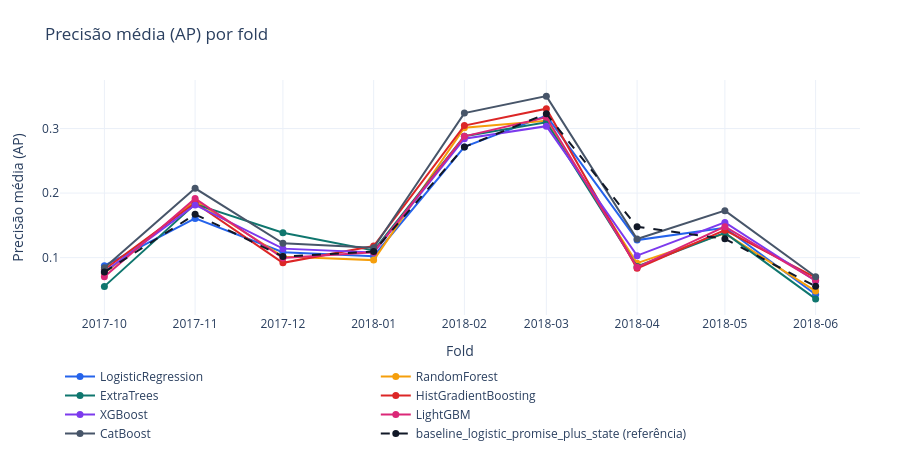
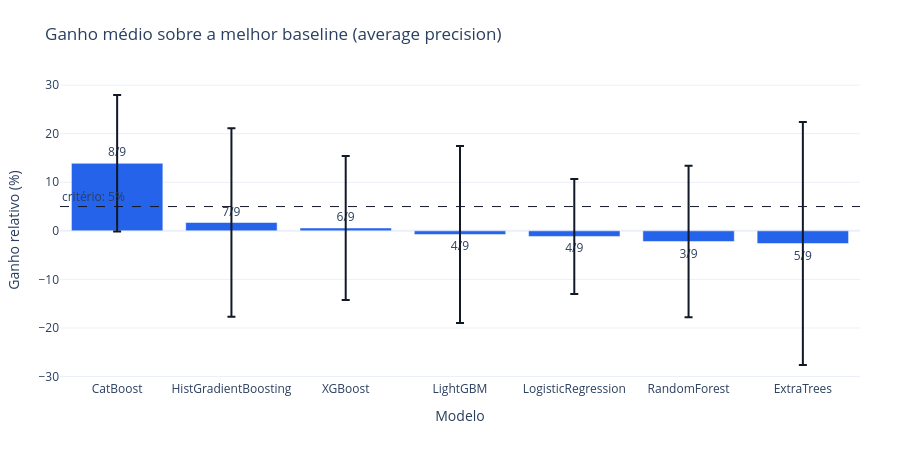
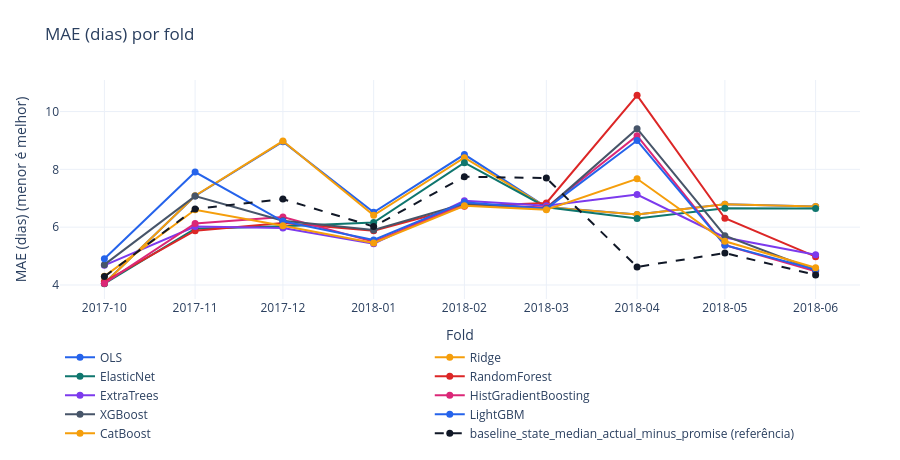
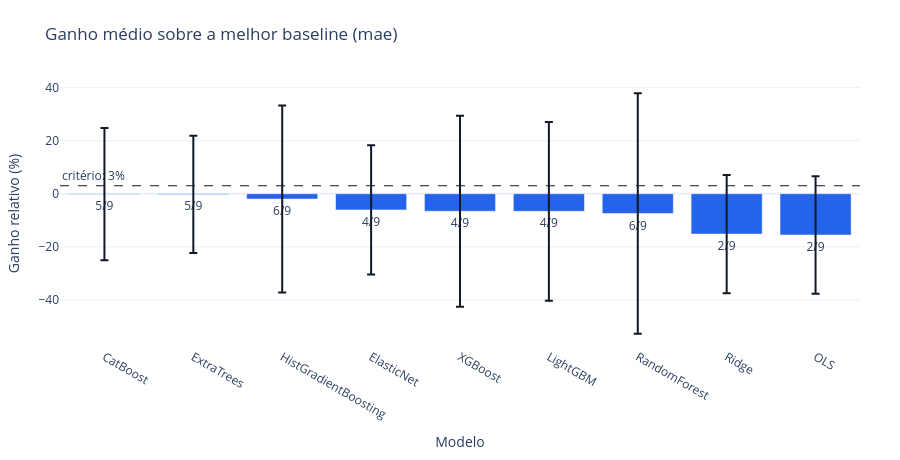

Here is the notebook cell these charts were saved with, in order:
### Markdown cell above
## Mesmo protocolo

Em cada fold, o pré-processamento é ajustado no treino e avaliado somente no mês de validação seguinte. As baselines obrigatórias (média do treino, mediana de lead time, baseline por estado, prevalência, prazo prometido e logística com prazo + estado) entram como linhas `baseline_*` em cada fold.

A política de desbalanceamento é única: nenhum modelo usa pesos de classe, e os classificadores são calibrados com regressão isotônica (Zadrozny e Elkan, 2002; Niculescu-Mizil e Caruana, 2005) (`CalibratedClassifierCV`, `cv=3`) ajustada apenas no treino de cada fold. A regressão logística usa `StandardScaler` (Pedregosa et al., 2011). O resumo mostra média e desvio entre folds, não um ranking do holdout final.

O treino pesado deste bloco é executado uma única vez e o resultado é salvo em `outputs/runs/`. Quando o notebook do outro idioma é executado, o mesmo resultado é carregado, desde que versão (`RUN_VERSION`), configuração, dados e código do pacote coincidam. Qualquer mudança em um desses elementos invalida o cache e provoca novo treino. O parâmetro `RUN_MODE` aceita `"auto"` (carrega quando o cache é válido e treina caso contrário), `"train"` (treina sempre e sobrescreve o cache) e `"load"` (apenas carrega, com erro se o cache não existir ou divergir). Os gráficos que seguem a tabela de resumo mostram a average precision e o MAE de cada modelo por fold, com a melhor baseline tracejada, e o ganho médio sobre essa baseline com a linha do critério P-01.

### Code cell
from pathlib import Path
import sys

import pandas as pd
from IPython.display import display

LANG = "pt"
project_root = Path.cwd()
while project_root != project_root.parent and not (project_root / "data").exists():
    project_root = project_root.parent
sys.path.insert(0, str(project_root / "src"))

from ecom_delivery_sla import (
    build_modeling_frame,
    build_order_features,
    build_supervised_orders,
    expanding_window_folds,
    read_olist_tables,
    cached_run,
    describe_run,
    run_classification_tournament_folds,
    run_regression_tournament_folds,
    tournament_summary,
)
from ecom_delivery_sla.modeling import CATEGORICAL_FEATURES, NUMERIC_FEATURES

RUN_VERSION = "V1"
RUN_MODE = "auto"  # "auto", "train" ou "load" / "auto", "train" or "load"
CACHE_ROOT = project_root / "outputs" / "runs"
RANDOM_STATE = 42
FIRST_VAL_MONTH = "2017-10"
LAST_VAL_MONTH = "2018-06"
EMBARGO_DAYS = 30

tables = read_olist_tables(
    project_root / "data" / "raw" / "olist" / "csv",
    table_names=("orders", "items", "products", "payments", "customers", "sellers", "geolocation"),
)
supervised = build_supervised_orders(tables["orders"])
candidate_features = build_order_features(
    orders=tables["orders"],
    items=tables["items"],
    products=tables["products"],
    payments=tables["payments"],
    customers=tables["customers"],
    sellers=tables["sellers"],
    geolocation=tables["geolocation"],
)
modeling_frame = build_modeling_frame(candidate_features, supervised)
folds = expanding_window_folds(
    modeling_frame,
    timestamp_col="order_purchase_timestamp",
    first_val_month=FIRST_VAL_MONTH,
    last_val_month=LAST_VAL_MONTH,
    embargo_days=EMBARGO_DAYS,
)


def compute_tournament():
    regression_results, _ = run_regression_tournament_folds(folds, random_state=RANDOM_STATE)
    classification_results, _ = run_classification_tournament_folds(folds, random_state=RANDOM_STATE)
    return {
        "regression_results": regression_results,
        "classification_results": classification_results,
    }


tournament_config = {
    "run_version": RUN_VERSION,
    "first_val_month": FIRST_VAL_MONTH,
    "last_val_month": LAST_VAL_MONTH,
    "embargo_days": EMBARGO_DAYS,
    "random_state": RANDOM_STATE,
    "numeric_features": list(NUMERIC_FEATURES),
    "categorical_features": list(CATEGORICAL_FEATURES),
}
tournament, tournament_meta = cached_run(
    "tournament",
    RUN_VERSION,
    tournament_config,
    compute_tournament,
    frames={"modeling_frame": modeling_frame},
    mode=RUN_MODE,
    cache_root=CACHE_ROOT,
)
print(describe_run(tournament_meta, language=LANG))
regression_results = tournament["regression_results"]
classification_results = tournament["classification_results"]

display(regression_results.sort_values(["fold", "rmse"]))
display(classification_results.sort_values(["fold", "average_precision"], ascending=[True, False]))
regression_summary = tournament_summary(regression_results)
classification_summary = tournament_summary(classification_results)
display(regression_summary)
display(classification_summary)

from ecom_delivery_sla_viz import plot_gain_over_baseline, plot_metric_by_fold

best_ap_baseline = classification_summary.loc[~classification_summary["is_baseline"], "average_precision_best_baseline"].iloc[0]
best_mae_baseline = regression_summary.loc[~regression_summary["is_baseline"], "mae_best_baseline"].iloc[0]
classification_models = [m for m in classification_results["model"].unique() if not m.startswith("baseline_")]
regression_models = [m for m in regression_results["model"].unique() if not m.startswith("baseline_")]
display(
    plot_metric_by_fold(
        classification_results, "fold", "model", "average_precision",
        reference=best_ap_baseline, models=classification_models, language=LANG,
    )
)
display(plot_gain_over_baseline(classification_summary, metric="average_precision", threshold=0.05, fold_results=classification_results, language=LANG))
display(
    plot_metric_by_fold(
        regression_results, "fold", "model", "mae",
        reference=best_mae_baseline, models=regression_models, lower_is_better=True, language=LANG,
    )
)
display(plot_gain_over_baseline(regression_summary, metric="mae", threshold=0.03, fold_results=regression_results, language=LANG))

### Figure 1 — Plotly figure (JSON) as saved in the notebook; plotly's stock layout.template omitted (floating-point values rounded to 4 significant figures)
{"data": [{"hovertemplate": "LogisticRegression<br>Fold %{x}: %{y:.4f}<extra></extra>", "line": {"color": "#2563EB", "dash": "solid"}, "marker": {"size": 7}, "mode": "lines+markers", "name": "LogisticRegression", "type": "scatter", "x": ["2017-10", "2017-11", "2017-12", "2018-01", "2018-02", "2018-03", "2018-04", "2018-05", "2018-06"], "y": [0.08747, 0.1608, 0.1084, 0.1022, 0.2715, 0.32, 0.1272, 0.1462, 0.04287]}, {"hovertemplate": "RandomForest<br>Fold %{x}: %{y:.4f}<extra></extra>", "line": {"color": "#F59E0B", "dash": "solid"}, "marker": {"size": 7}, "mode": "lines+markers", "name": "RandomForest", "type": "scatter", "x": ["2017-10", "2017-11", "2017-12", "2018-01", "2018-02", "2018-03", "2018-04", "2018-05", "2018-06"], "y": [0.07582, 0.1882, 0.1015, 0.09615, 0.3013, 0.312, 0.09141, 0.1376, 0.04815]}, {"hovertemplate": "ExtraTrees<br>Fold %{x}: %{y:.4f}<extra></extra>", "line": {"color": "#0F766E", "dash": "solid"}, "marker": {"size": 7}, "mode": "lines+markers", "name": "ExtraTrees", "type": "scatter", "x": ["2017-10", "2017-11", "2017-12", "2018-01", "2018-02", "2018-03", "2018-04", "2018-05", "2018-06"], "y": [0.05546, 0.183, 0.1386, 0.111, 0.288, 0.3096, 0.08638, 0.1384, 0.0361]}, {"hovertemplate": "HistGradientBoosting<br>Fold %{x}: %{y:.4f}<extra></extra>", "line": {"color": "#DC2626", "dash": "solid"}, "marker": {"size": 7}, "mode": "lines+markers", "name": "HistGradientBoosting", "type": "scatter", "x": ["2017-10", "2017-11", "2017-12", "2018-01", "2018-02", "2018-03", "2018-04", "2018-05", "2018-06"], "y": [0.08151, 0.1846, 0.09193, 0.1179, 0.3046, 0.3307, 0.08339, 0.1425, 0.06906]}, {"hovertemplate": "XGBoost<br>Fold %{x}: %{y:.4f}<extra></extra>", "line": {"color": "#7C3AED", "dash": "solid"}, "marker": {"size": 7}, "mode": "lines+markers", "name": "XGBoost", "type": "scatter", "x": ["2017-10", "2017-11", "2017-12", "2018-01", "2018-02", "2018-03", "2018-04", "2018-05", "2018-06"], "y": [0.07773, 0.1816, 0.1139, 0.1081, 0.2843, 0.3037, 0.103, 0.1546, 0.06382]}, {"hovertemplate": "LightGBM<br>Fold %{x}: %{y:.4f}<extra></extra>", "line": {"color": "#DB2777", "dash": "solid"}, "marker": {"size": 7}, "mode": "lines+markers", "name": "LightGBM", "type": "scatter", "x": ["2017-10", "2017-11", "2017-12", "2018-01", "2018-02", "2018-03", "2018-04", "2018-05", "2018-06"], "y": [0.07024, 0.1915, 0.09927, 0.1083, 0.2879, 0.3173, 0.08498, 0.148, 0.06482]}, {"hovertemplate": "CatBoost<br>Fold %{x}: %{y:.4f}<extra></extra>", "line": {"color": "#475569", "dash": "solid"}, "marker": {"size": 7}, "mode": "lines+markers", "name": "CatBoost", "type": "scatter", "x": ["2017-10", "2017-11", "2017-12", "2018-01", "2018-02", "2018-03", "2018-04", "2018-05", "2018-06"], "y": [0.08422, 0.2074, 0.1222, 0.1152, 0.3239, 0.3502, 0.1288, 0.1728, 0.07032]}, {"hovertemplate": "baseline_logistic_promise_plus_state<br>Fold %{x}: %{y:.4f}<extra></extra>", "line": {"color": "#111827", "dash": "dash"}, "marker": {"size": 7}, "mode": "lines+markers", "name": "baseline_logistic_promise_plus_state (referência)", "type": "scatter", "x": ["2017-10", "2017-11", "2017-12", "2018-01", "2018-02", "2018-03", "2018-04", "2018-05", "2018-06"], "y": [0.07767, 0.1671, 0.1018, 0.1096, 0.2714, 0.3229, 0.1478, 0.129, 0.05547]}], "layout": {"height": 460, "legend": {"orientation": "h", "y": -0.2}, "margin": {"b": 60, "l": 60, "r": 40, "t": 80}, "title": {"text": "Precisão média (AP) por fold"}, "xaxis": {"tickmode": "array", "ticktext": ["2017-10", "2017-11", "2017-12", "2018-01", "2018-02", "2018-03", "2018-04", "2018-05", "2018-06"], "tickvals": ["2017-10", "2017-11", "2017-12", "2018-01", "2018-02", "2018-03", "2018-04", "2018-05", "2018-06"], "title": {"text": "Fold"}}, "yaxis": {"title": {"text": "Precisão média (AP)"}}}}

### Figure 2 — Plotly figure (JSON) as saved in the notebook; plotly's stock layout.template omitted (floating-point values rounded to 4 significant figures)
{"data": [{"cliponaxis": false, "error_y": {"array": [14.06, 19.39, 14.81, 18.21, 11.85, 15.61, 25.02], "color": "#111827", "type": "data"}, "hovertemplate": "%{x}<br>%{y:.2f}%<br>folds vencidos: %{text}<extra></extra>", "marker": {"color": "#2563EB"}, "name": "average precision", "showlegend": false, "text": ["8/9", "7/9", "6/9", "4/9", "4/9", "3/9", "5/9"], "textposition": "outside", "type": "bar", "x": ["CatBoost", "HistGradientBoosting", "XGBoost", "LightGBM", "LogisticRegression", "RandomForest", "ExtraTrees"], "y": [13.91, 1.713, 0.584, -0.7537, -1.153, -2.206, -2.617]}], "layout": {"annotations": [{"showarrow": false, "text": "critério: 5%", "x": 0, "xanchor": "left", "xref": "x domain", "y": 5, "yanchor": "bottom", "yref": "y"}], "height": 460, "margin": {"b": 80, "l": 60, "r": 40, "t": 80}, "shapes": [{"line": {"color": "#111827", "dash": "dash", "width": 1}, "type": "line", "x0": 0, "x1": 1, "xref": "x domain", "y0": 5, "y1": 5, "yref": "y"}], "title": {"text": "Ganho médio sobre a melhor baseline (average precision)"}, "xaxis": {"title": {"text": "Modelo"}}, "yaxis": {"title": {"text": "Ganho relativo (%)"}, "zeroline": true}}}

### Figure 3 — Plotly figure (JSON) as saved in the notebook; plotly's stock layout.template omitted (floating-point values rounded to 4 significant figures)
{"data": [{"hovertemplate": "OLS<br>Fold %{x}: %{y:.4f}<extra></extra>", "line": {"color": "#2563EB", "dash": "solid"}, "marker": {"size": 7}, "mode": "lines+markers", "name": "OLS", "type": "scatter", "x": ["2017-10", "2017-11", "2017-12", "2018-01", "2018-02", "2018-03", "2018-04", "2018-05", "2018-06"], "y": [4.057, 7.081, 8.955, 6.512, 8.512, 6.695, 6.438, 6.797, 6.718]}, {"hovertemplate": "Ridge<br>Fold %{x}: %{y:.4f}<extra></extra>", "line": {"color": "#F59E0B", "dash": "solid"}, "marker": {"size": 7}, "mode": "lines+markers", "name": "Ridge", "type": "scatter", "x": ["2017-10", "2017-11", "2017-12", "2018-01", "2018-02", "2018-03", "2018-04", "2018-05", "2018-06"], "y": [4.053, 7.088, 8.978, 6.408, 8.404, 6.693, 6.438, 6.794, 6.715]}, {"hovertemplate": "ElasticNet<br>Fold %{x}: %{y:.4f}<extra></extra>", "line": {"color": "#0F766E", "dash": "solid"}, "marker": {"size": 7}, "mode": "lines+markers", "name": "ElasticNet", "type": "scatter", "x": ["2017-10", "2017-11", "2017-12", "2018-01", "2018-02", "2018-03", "2018-04", "2018-05", "2018-06"], "y": [4.045, 5.945, 6.028, 6.159, 8.23, 6.691, 6.304, 6.653, 6.647]}, {"hovertemplate": "RandomForest<br>Fold %{x}: %{y:.4f}<extra></extra>", "line": {"color": "#DC2626", "dash": "solid"}, "marker": {"size": 7}, "mode": "lines+markers", "name": "RandomForest", "type": "scatter", "x": ["2017-10", "2017-11", "2017-12", "2018-01", "2018-02", "2018-03", "2018-04", "2018-05", "2018-06"], "y": [4.117, 5.877, 6.14, 5.88, 6.723, 6.839, 10.56, 6.31, 4.979]}, {"hovertemplate": "ExtraTrees<br>Fold %{x}: %{y:.4f}<extra></extra>", "line": {"color": "#7C3AED", "dash": "solid"}, "marker": {"size": 7}, "mode": "lines+markers", "name": "ExtraTrees", "type": "scatter", "x": ["2017-10", "2017-11", "2017-12", "2018-01", "2018-02", "2018-03", "2018-04", "2018-05", "2018-06"], "y": [4.679, 6.024, 5.972, 5.431, 6.913, 6.742, 7.126, 5.644, 5.049]}, {"hovertemplate": "HistGradientBoosting<br>Fold %{x}: %{y:.4f}<extra></extra>", "line": {"color": "#DB2777", "dash": "solid"}, "marker": {"size": 7}, "mode": "lines+markers", "name": "HistGradientBoosting", "type": "scatter", "x": ["2017-10", "2017-11", "2017-12", "2018-01", "2018-02", "2018-03", "2018-04", "2018-05", "2018-06"], "y": [4.053, 6.13, 6.351, 5.494, 6.781, 6.679, 9.165, 5.382, 4.472]}, {"hovertemplate": "XGBoost<br>Fold %{x}: %{y:.4f}<extra></extra>", "line": {"color": "#475569", "dash": "solid"}, "marker": {"size": 7}, "mode": "lines+markers", "name": "XGBoost", "type": "scatter", "x": ["2017-10", "2017-11", "2017-12", "2018-01", "2018-02", "2018-03", "2018-04", "2018-05", "2018-06"], "y": [4.704, 7.075, 6.226, 5.901, 6.806, 6.642, 9.406, 5.704, 4.509]}, {"hovertemplate": "LightGBM<br>Fold %{x}: %{y:.4f}<extra></extra>", "line": {"color": "#2563EB", "dash": "solid"}, "marker": {"size": 7}, "mode": "lines+markers", "name": "LightGBM", "type": "scatter", "x": ["2017-10", "2017-11", "2017-12", "2018-01", "2018-02", "2018-03", "2018-04", "2018-05", "2018-06"], "y": [4.908, 7.908, 6.201, 5.56, 6.862, 6.641, 8.998, 5.376, 4.533]}, {"hovertemplate": "CatBoost<br>Fold %{x}: %{y:.4f}<extra></extra>", "line": {"color": "#F59E0B", "dash": "solid"}, "marker": {"size": 7}, "mode": "lines+markers", "name": "CatBoost", "type": "scatter", "x": ["2017-10", "2017-11", "2017-12", "2018-01", "2018-02", "2018-03", "2018-04", "2018-05", "2018-06"], "y": [4.3, 6.601, 6.046, 5.455, 6.739, 6.602, 7.673, 5.513, 4.599]}, {"hovertemplate": "baseline_state_median_actual_minus_promise<br>Fold %{x}: %{y:.4f}<extra></extra>", "line": {"color": "#111827", "dash": "dash"}, "marker": {"size": 7}, "mode": "lines+markers", "name": "baseline_state_median_actual_minus_promise (referência)", "type": "scatter", "x": ["2017-10", "2017-11", "2017-12", "2018-01", "2018-02", "2018-03", "2018-04", "2018-05", "2018-06"], "y": [4.291, 6.631, 6.971, 6.021, 7.747, 7.697, 4.625, 5.105, 4.348]}], "layout": {"height": 460, "legend": {"orientation": "h", "y": -0.2}, "margin": {"b": 60, "l": 60, "r": 40, "t": 80}, "title": {"text": "MAE (dias) por fold"}, "xaxis": {"tickmode": "array", "ticktext": ["2017-10", "2017-11", "2017-12", "2018-01", "2018-02", "2018-03", "2018-04", "2018-05", "2018-06"], "tickvals": ["2017-10", "2017-11", "2017-12", "2018-01", "2018-02", "2018-03", "2018-04", "2018-05", "2018-06"], "title": {"text": "Fold"}}, "yaxis": {"title": {"text": "MAE (dias) (menor é melhor)"}}}}

### Figure 4 — Plotly figure (JSON) as saved in the notebook; plotly's stock layout.template omitted (floating-point values rounded to 4 significant figures)
{"data": [{"cliponaxis": false, "error_y": {"array": [24.95, 22.11, 35.3, 24.4, 36.04, 33.69, 45.31, 22.32, 22.14], "color": "#111827", "type": "data"}, "hovertemplate": "%{x}<br>%{y:.2f}%<br>folds vencidos: %{text}<extra></extra>", "marker": {"color": "#2563EB"}, "name": "mae", "showlegend": false, "text": ["5/9", "5/9", "6/9", "4/9", "4/9", "4/9", "6/9", "2/9", "2/9"], "textposition": "outside", "type": "bar", "x": ["CatBoost", "ExtraTrees", "HistGradientBoosting", "ElasticNet", "XGBoost", "LightGBM", "RandomForest", "Ridge", "OLS"], "y": [-0.168, -0.2634, -2.001, -6.108, -6.615, -6.643, -7.462, -15.22, -15.58]}], "layout": {"annotations": [{"showarrow": false, "text": "critério: 3%", "x": 0, "xanchor": "left", "xref": "x domain", "y": 3, "yanchor": "bottom", "yref": "y"}], "height": 460, "margin": {"b": 80, "l": 60, "r": 40, "t": 80}, "shapes": [{"line": {"color": "#111827", "dash": "dash", "width": 1}, "type": "line", "x0": 0, "x1": 1, "xref": "x domain", "y0": 3, "y1": 3, "yref": "y"}], "title": {"text": "Ganho médio sobre a melhor baseline (mae)"}, "xaxis": {"title": {"text": "Modelo"}}, "yaxis": {"title": {"text": "Ganho relativo (%)"}, "zeroline": true}}}
